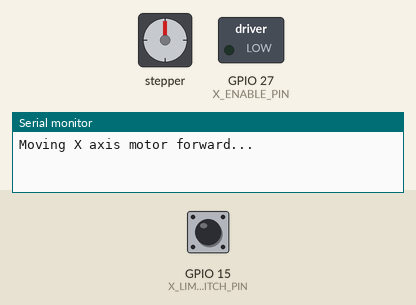
Bench run of a sketch on a simulated ESP32. On the bench: stepper motor, switched loads named in the sketch (green lamp = pin HIGH), the last lines printed to the serial monitor. Dashed ring = blinking. The inputs (shaded band) are chosen by the test bench; at power-on: GPIO 15 (X_LIMIT_SWITCH_PIN) HIGH. Stepper angles assume 200 steps per turn.

Above: at 1.2 s.
1.3 s: GPIO 15 (X_LIMIT_SWITCH_PIN) pulled LOW for 3.2 s
At 2.1 s:
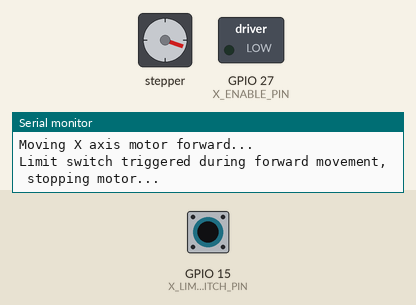
At 4.9 s:
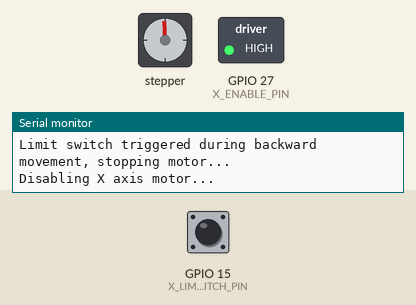
7.5 s: GPIO 15 (X_LIMIT_SWITCH_PIN) pulled LOW for 0.15 s
At 8.0 s:
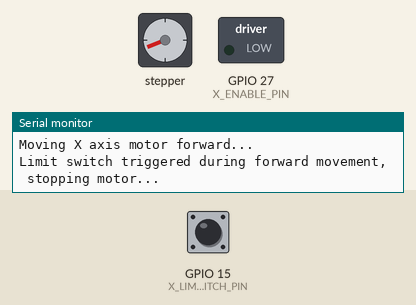
10.6 s: GPIO 15 (X_LIMIT_SWITCH_PIN) pulled LOW for 1 s
At 11.6 s:
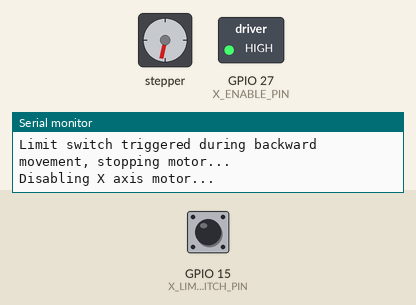
14.6 s: GPIO 15 (X_LIMIT_SWITCH_PIN) pulled LOW for 0.15 s
17.7 s: GPIO 15 (X_LIMIT_SWITCH_PIN) pulled LOW for 0.15 s
20.8 s: GPIO 15 (X_LIMIT_SWITCH_PIN) pulled LOW for 1 s
Timing chart, 0 to 72.3 s (numbered marks = the images above; inputs shaded):
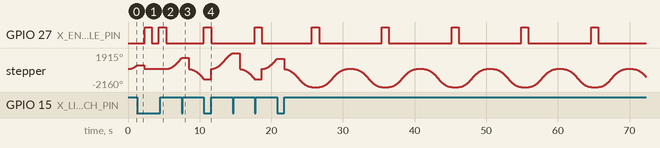

The sketch:

TRY_X_LIMITSWITCH.ino
```cpp
#include <AccelStepper.h>

// Define A4988 driver pins (X axis)
#define X_STEP_PIN 25
#define X_DIR_PIN 26
#define X_ENABLE_PIN 27

// Define limit switch pin (X axis, NO type)
#define X_LIMIT_SWITCH_PIN 15

// Create stepper object (X axis)
AccelStepper stepperX(AccelStepper::DRIVER, X_STEP_PIN, X_DIR_PIN);

// Number of steps to move forward/backward
int stepSize = 1200;

void setup() {
  // X axis setup
  pinMode(X_ENABLE_PIN, OUTPUT);
  digitalWrite(X_ENABLE_PIN, HIGH);  // Initially disable X axis motor
  stepperX.setMaxSpeed(1000);
  stepperX.setAcceleration(300);

  // Limit switch setup (NO type)
  pinMode(X_LIMIT_SWITCH_PIN, INPUT_PULLUP);  // Use INPUT_PULLUP for NO switch

  // Start serial monitor
  Serial.begin(115200);
}

void loop() {
  // Enable motor and move forward 20 steps
  Serial.println("Moving X axis motor forward...");
  digitalWrite(X_ENABLE_PIN, LOW);  // Enable motor
  stepperX.move(1200);  // Move forward 20 steps

  // Keep the motor running and monitor the limit switch
  while (stepperX.distanceToGo() != 0) {
    stepperX.run();  // Let motor run

    // Check if limit switch (NO) is triggered
    if (digitalRead(X_LIMIT_SWITCH_PIN) == LOW) {
      Serial.println("Limit switch triggered during forward movement, stopping motor...");
      stepperX.stop();               // Stop motor
      stepperX.setCurrentPosition(0); // Set current position to zero
      break;  // Exit loop
    }
  }

  // Move backward 20 steps after a delay
  delay(1000);  // Wait for 1 second
  Serial.println("Moving X axis motor backward...");
  stepperX.move(-1200);  // Move backward 20 steps

  // Keep the motor running and monitor the limit switch
  while (stepperX.distanceToGo() != 0) {
    stepperX.run();  // Let motor run

    // Check if limit switch (NO) is triggered
    if (digitalRead(X_LIMIT_SWITCH_PIN) == LOW) {
      Serial.println("Limit switch triggered during backward movement, stopping motor...");
      stepperX.stop();               // Stop motor
      stepperX.setCurrentPosition(0); // Set current position to zero
      break;  // Exit loop
    }
  }

  // Disable motor after completing movement
  Serial.println("Disabling X axis motor...");
  digitalWrite(X_ENABLE_PIN, HIGH);  // Disable motor

  delay(1000);  // Wait before repeating the loop
}
```

Measured:
- after the input at 1.3 s, GPIO 27 (X_ENABLE_PIN): alternates HIGH for 1.0 s and LOW for 1.0 s, 4 changes in all, then stays LOW, starting after 1.0 s
